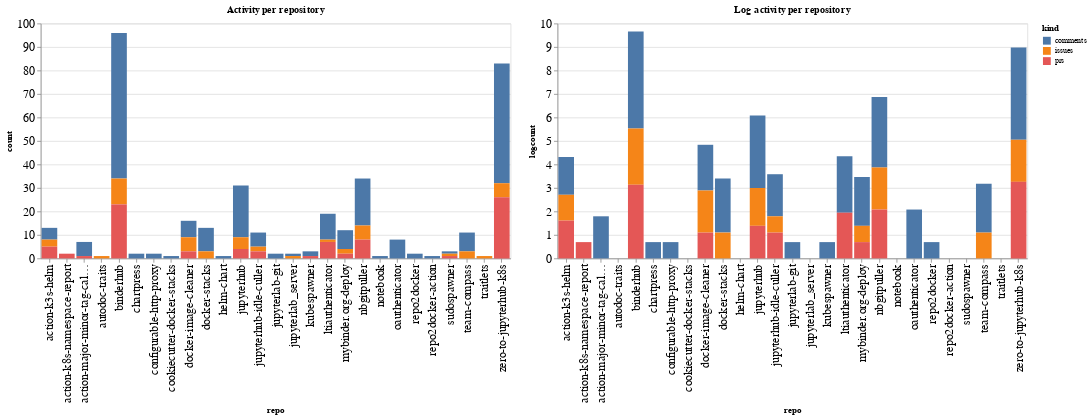

This figure's notebook cell:
### Code cell
ch1 = alt.Chart(repo_summaries, width=600, title="Activity per repository").mark_bar().encode(
    x='repo',
    y='count',
    color='kind',
    tooltip="kind"
)

ch2 = alt.Chart(repo_summaries, width=600, title="Log activity per repository").mark_bar().encode(
    x='repo',
    y='logcount',
    color='kind',
    tooltip="kind"
)

ch1 | ch2

### Figure 1 — Vega-Lite specification as saved in the notebook (floating-point values rounded to 4 significant figures)
{"config": {"axisLeft": {"labelFontSize": 15}, "axisBottom": {"labelFontSize": 15}}, "hconcat": [{"mark": "bar", "encoding": {"color": {"type": "nominal", "field": "kind"}, "tooltip": {"type": "nominal", "field": "kind"}, "x": {"type": "nominal", "field": "repo"}, "y": {"type": "quantitative", "field": "count"}}, "title": "Activity per repository", "width": 600}, {"mark": "bar", "encoding": {"color": {"type": "nominal", "field": "kind"}, "tooltip": {"type": "nominal", "field": "kind"}, "x": {"type": "nominal", "field": "repo"}, "y": {"type": "quantitative", "field": "logcount"}}, "title": "Log activity per repository", "width": 600}], "data": {"name": "data-4cbf2319958a0daafc04c06fff016a7b"}, "$schema": "https://vega.github.io/schema/vega-lite/v4.8.1.json", "datasets": {"data-4cbf2319958a0daafc04c06fff016a7b": [{"repo": "action-k3s-helm", "kind": "comments", "count": 5, "logcount": 1.609}, {"repo": "action-k3s-helm", "kind": "issues", "count": 3, "logcount": 1.099}, {"repo": "action-k3s-helm", "kind": "prs", "count": 5, "logcount": 1.609}, {"repo": "action-k8s-namespace-report", "kind": "prs", "count": 2, "logcount": 0.6931}, {"repo": "action-major-minor-tag-calculator", "kind": "comments", "count": 6, "logcount": 1.792}, {"repo": "action-major-minor-tag-calculator", "kind": "prs", "count": 1, "logcount": 0.0}, {"repo": "autodoc-traits", "kind": "issues", "count": 1, "logcount": 0.0}, {"repo": "binderhub", "kind": "comments", "count": 62, "logcount": 4.127}, {"repo": "binderhub", "kind": "issues", "count": 11, "logcount": 2.398}, {"repo": "binderhub", "kind": "prs", "count": 23, "logcount": 3.135}, {"repo": "chartpress", "kind": "comments", "count": 2, "logcount": 0.6931}, {"repo": "configurable-http-proxy", "kind": "comments", "count": 2, "logcount": 0.6931}, {"repo": "cookiecutter-docker-stacks", "kind": "comments", "count": 1, "logcount": 0.0}, {"repo": "docker-image-cleaner", "kind": "comments", "count": 7, "logcount": 1.946}, {"repo": "docker-image-cleaner", "kind": "issues", "count": 6, "logcount": 1.792}, {"repo": "docker-image-cleaner", "kind": "prs", "count": 3, "logcount": 1.099}, {"repo": "docker-stacks", "kind": "comments", "count": 10, "logcount": 2.303}, {"repo": "docker-stacks", "kind": "issues", "count": 3, "logcount": 1.099}, {"repo": "helm-chart", "kind": "comments", "count": 1, "logcount": 0.0}, {"repo": "jupyterhub", "kind": "comments", "count": 22, "logcount": 3.091}, {"repo": "jupyterhub", "kind": "issues", "count": 5, "logcount": 1.609}, {"repo": "jupyterhub", "kind": "prs", "count": 4, "logcount": 1.386}, {"repo": "jupyterhub-idle-culler", "kind": "comments", "count": 6, "logcount": 1.792}, {"repo": "jupyterhub-idle-culler", "kind": "issues", "count": 2, "logcount": 0.6931}, {"repo": "jupyterhub-idle-culler", "kind": "prs", "count": 3, "logcount": 1.099}, {"repo": "jupyterlab-git", "kind": "comments", "count": 2, "logcount": 0.6931}, {"repo": "jupyterlab_server", "kind": "comments", "count": 1, "logcount": 0.0}, {"repo": "jupyterlab_server", "kind": "issues", "count": 1, "logcount": 0.0}, {"repo": "kubespawner", "kind": "comments", "count": 2, "logcount": 0.6931}, {"repo": "kubespawner", "kind": "prs", "count": 1, "logcount": 0.0}, {"repo": "ltiauthenticator", "kind": "comments", "count": 11, "logcount": 2.398}, {"repo": "ltiauthenticator", "kind": "issues", "count": 1, "logcount": 0.0}, {"repo": "ltiauthenticator", "kind": "prs", "count": 7, "logcount": 1.946}, {"repo": "mybinder.org-deploy", "kind": "comments", "count": 8, "logcount": 2.079}, {"repo": "mybinder.org-deploy", "kind": "issues", "count": 2, "logcount": 0.6931}, {"repo": "mybinder.org-deploy", "kind": "prs", "count": 2, "logcount": 0.6931}, {"repo": "nbgitpuller", "kind": "comments", "count": 20, "logcount": 2.996}, {"repo": "nbgitpuller", "kind": "issues", "count": 6, "logcount": 1.792}, {"repo": "nbgitpuller", "kind": "prs", "count": 8, "logcount": 2.079}, {"repo": "notebook", "kind": "comments", "count": 1, "logcount": 0.0}, {"repo": "oauthenticator", "kind": "comments", "count": 8, "logcount": 2.079}, {"repo": "repo2docker", "kind": "comments", "count": 2, "logcount": 0.6931}, {"repo": "repo2docker-action", "kind": "comments", "count": 1, "logcount": 0.0}, {"repo": "sudospawner", "kind": "comments", "count": 1, "logcount": 0.0}, {"repo": "sudospawner", "kind": "issues", "count": 1, "logcount": 0.0}, {"repo": "sudospawner", "kind": "prs", "count": 1, "logcount": 0.0}, {"repo": "team-compass", "kind": "comments", "count": 8, "logcount": 2.079}, {"repo": "team-compass", "kind": "issues", "count": 3, "logcount": 1.099}, {"repo": "traitlets", "kind": "issues", "count": 1, "logcount": 0.0}, {"repo": "zero-to-jupyterhub-k8s", "kind": "comments", "count": 51, "logcount": 3.932}, {"repo": "zero-to-jupyterhub-k8s", "kind": "issues", "count": 6, "logcount": 1.792}, {"repo": "zero-to-jupyterhub-k8s", "kind": "prs", "count": 26, "logcount": 3.258}]}}
